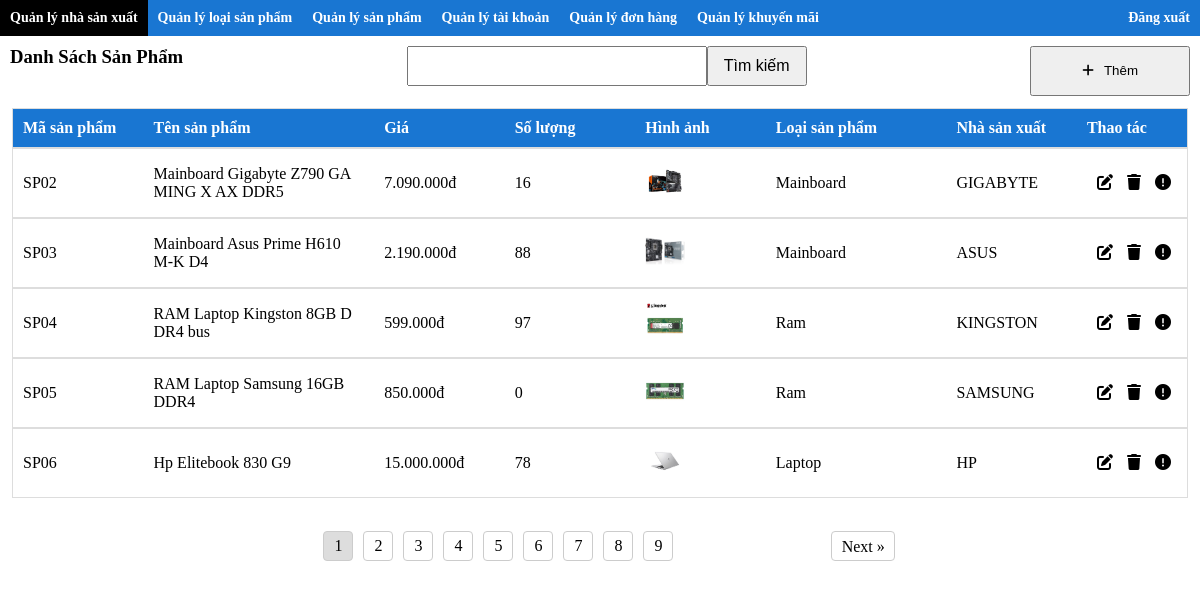
The app's page /webbanmaytinh/src/admin/index.php?action=quanlysanpham&&query=no (signed in) with its own data.
### tables this page shows
CREATE TABLE IF NOT EXISTS `sanpham` (
  `maSanPham` varchar(50) NOT NULL,
  `tenSanPham` varchar(50) NOT NULL,
  `gia` double NOT NULL,
  `soLuong` int(11) DEFAULT '100',
  `hinhAnh` varchar(250) NOT NULL,
  `moTa` varchar(500) NOT NULL,
  `maNSX` varchar(50) NOT NULL,
  `maLSP` varchar(50) NOT NULL,
  PRIMARY KEY (`maSanPham`),
  KEY `FK_SP_NSX` (`maNSX`),
  KEY `FK_SP_LSP` (`maLSP`) USING BTREE
);

CREATE TABLE IF NOT EXISTS `loaisanpham` (
  `maLoaiSanPham` varchar(50) NOT NULL,
  `tenLoaiSanPham` varchar(250) NOT NULL,
  PRIMARY KEY (`maLoaiSanPham`)
);

CREATE TABLE IF NOT EXISTS `nhasanxuat` (
  `maNhaSanXuat` varchar(50) NOT NULL,
  `tenNhaSanXuat` varchar(50) NOT NULL,
  `truSoChinh` varchar(250) NOT NULL,
  PRIMARY KEY (`maNhaSanXuat`)
);

### webbanmaytinh/src/admin/modules/quanlysanpham/hienthi.php (the view, shortened to what this page needs)
<?php
include '../././db/connect.php';
$searchText = isset($_POST['text']) ? $_POST['text'] : '';
$searchCondition = '';
$limit = 5;
$page = isset($_GET['page']) ? (int)$_GET['page'] : 1;
$offset = ($page - 1) * $limit;
$sql = "SELECT maSanPham as id, tenSanPham as ten, gia, soLuong, hinhAnh as img, tenLoaiSanPham as loaiSP, tenNhaSanXuat as tenNSX
        FROM sanpham
        JOIN nhasanxuat ON sanpham.maNSX=nhaSanXuat.maNhaSanXuat
        JOIN loaisanpham ON sanpham.maLSP=loaisanpham.maLoaiSanPham
        $searchCondition
        ORDER BY id ASC LIMIT $offset, $limit";
$result = mysqli_query($conn, $sql);
if (!$result) {
    echo "Lỗi truy vấn: " . mysqli_error($conn);
} else {
    ?>
    <div class="content-header">
        <h3 class="content-title">Danh Sách Sản Phẩm</h3>
        <div class="search-container">
            <form class="search-form" action="?action=quanlysanpham&query=search" method="POST">
                <input class="search-input" type="text" name="text" value="<?php echo htmlspecialchars($searchText); ?>">
                <button class="search-button" type="submit" name="search">Tìm kiếm</button>
            </form>
        </div>
        <button class="btn-add"><a class="title" href="?action=quanlysanpham&&query=them"><i class="icon fa-solid fa-plus"></i>Thêm</a></button>
    </div>
    <table class="content-wrapper" style="min-height: 395px;">
        <tr class="content-list head">
            <td class="content-item width100 head"><b>Mã sản phẩm</b></td>
            <td class="content-item width200 head"><b>Tên sản phẩm</b></td>
            <td class="content-item width100 head"><b>Giá</b></td>
            <td class="content-item width100 head"><b>Số lượng</b></td>
            <td class="content-item width100 head"><b>Hình ảnh</b></td>
            <td class="content-item width150 head"><b>Loại sản phẩm</b></td>
            <td class="content-item width100 head"><b>Nhà sản xuất</b></td>
            <td class="content-item width100 head"><b>Thao tác</b></td>
        </tr>
        <?php
        while ($row = mysqli_fetch_array($result)) {
        ?>
        <tr class="content-list" style="height: 70px;">
            <td class="content-item width100"><?php echo $row['id']; ?></td>
            <td class="content-item width200"><?php echo htmlspecialchars($row['ten']); ?></td>
            <td class="content-item width100"><?php echo number_format($row['gia'], 0, ',', '.') . 'đ'; ?></td>
            <td class="content-item width100"><?php echo $row['soLuong']; ?></td>
            <td class="content-item width100"><img src="../../././assets/img/<?php echo htmlspecialchars($row['img']); ?>" alt="img"></td>
            <td class="content-item width150"><?php echo htmlspecialchars($row['loaiSP']); ?></td>
            <td class="content-item width100"><?php echo htmlspecialchars($row['tenNSX']); ?></td>
            <td class="content-item width100">
                <a class="content-item width50" href="?action=quanlysanpham&query=sua&this_id=<?php echo $row['id']; ?>"><i class="fa-solid fa-pen-to-square"></i></a>
                <a class="content-item width50" href="?action=quanlysanpham&&query=xoa&&this_id=<?php echo $row['id']; ?>"><i class="fa-sharp fa-solid fa-trash"></i></a>
                <a class="content-item width50" href="?action=quanlysanpham&query=chitiet&this_id=<?php echo $row['id']; ?>"><i class="fa-solid fa-exclamation-circle"></i></a>
            </td>
        </tr>
        <?php
        }
        ?>
    </table>
    <?php
    include 'pagination.php';
}
?>

### webbanmaytinh/assets/css/styleAdmin.css (style rules this page uses)
* { margin: 0; padding: 0; box-sizing: border-box; }
:root { --width-sidebar:250px; --min-width-select:150px; }
a { text-decoration: none; color: black; }
img { width: 40px; height: 40px; }
table { width: 100%; }
.main .content-header { display: flex; justify-content: space-between; margin-bottom: 10px; }
.main .content-wrapper { padding: 0 10px; margin-bottom: 10px; }
.main .content-title { margin: 10px 10px 0px; }
.main .btn-add { margin: 10px 10px 0px; }
.main .btn-add .title { padding: 10px 50px; line-height: 30px; }
.main .btn-add .icon { margin-right: 10px; }
.main .content .content-list { display: flex; width: 100%; justify-content: space-between; align-items: center ; border: 1px solid #ddd; }
.main .content .content-list.head { background-color:#1976d2 ; color: #fff; }
.main .content .content-item { margin-left: 10px; word-break: break-all; padding: 10px 0; }
.main .content .content-item.head { display: block; }
.main .content .content-item.width50 { width: 50px; }
.main .content .content-item.width50 { width: 70px; }
.main .content .content-item.width100 { width: 100px; }
.main .content .content-item.width150 { width: 150px; }
.main .content .content-item.width200 { width: 200px; }
.search-container { text-align: center; margin: 10px 0; }
.search-form { display: inline-flex; align-items: center; }
.search-input { height: 40px; width: 300px; padding: 0 10px; font-size: 16px; }
.search-button { height: 40px; padding: 0 15px; font-size: 16px; }

### records on screen
sanpham: maSanPham "SP02", tenSanPham "Mainboard Gigabyte Z790 GAMING X AX DDR5", gia "7.090.000", soLuong "16", hinhAnh (picture), maLSP.tenLoaiSanPham "Mainboard", maNSX.tenNhaSanXuat "GIGABYTE"
sanpham: maSanPham "SP03", tenSanPham "Mainboard Asus Prime H610M-K D4", gia "2.190.000", soLuong "88", hinhAnh (picture), maLSP.tenLoaiSanPham "Mainboard", maNSX.tenNhaSanXuat "ASUS"
sanpham: maSanPham "SP04", tenSanPham "RAM Laptop Kingston 8GB DDR4 bus", gia "599.000", soLuong "97", hinhAnh (picture), maLSP.tenLoaiSanPham "Ram", maNSX.tenNhaSanXuat "KINGSTON"
sanpham: maSanPham "SP05", tenSanPham "RAM Laptop Samsung 16GB DDR4", gia "850.000", soLuong "0", hinhAnh (picture), maLSP.tenLoaiSanPham "Ram", maNSX.tenNhaSanXuat "SAMSUNG"
sanpham: maSanPham "SP06", tenSanPham "Hp Elitebook 830 G9", gia "15.000.000", soLuong "78", hinhAnh (picture), maLSP.tenLoaiSanPham "Laptop", maNSX.tenNhaSanXuat "HP"
